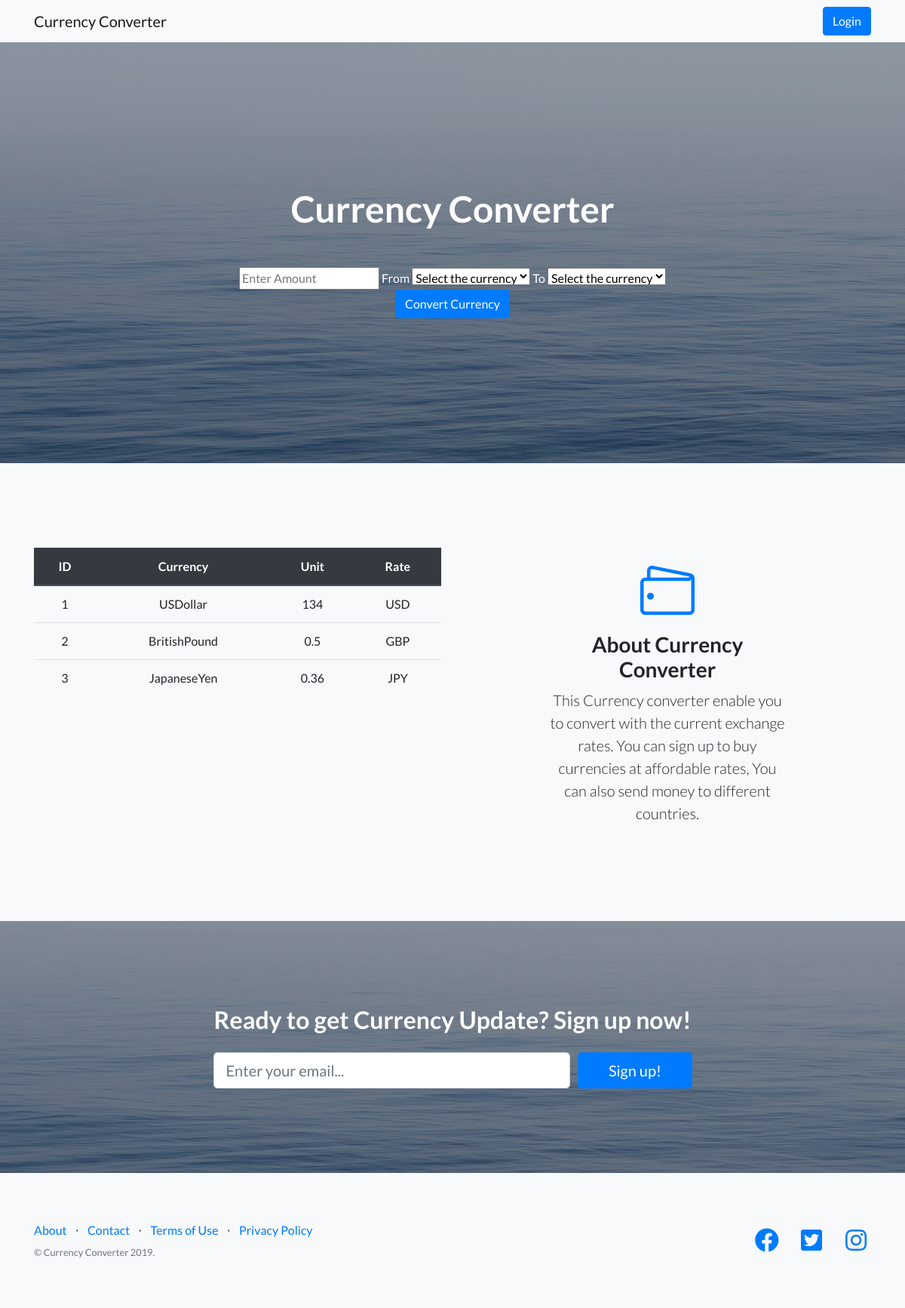
The page / on the database its author committed.
### tables this page shows
CREATE TABLE `currency_money` (
  `id` int(11) NOT NULL,
  `cname` text NOT NULL,
  `amount` double NOT NULL,
  `abb` text NOT NULL,
  `created_date` datetime NOT NULL DEFAULT current_timestamp()
);

### index.php (the view, shortened to what this page needs)
<!DOCTYPE html>
<html lang="en">
<head>
  <link href="vendor/bootstrap/css/bootstrap.min.css" rel="stylesheet">
  <link href="vendor/fontawesome-free/css/all.min.css" rel="stylesheet">
  <link href="vendor/simple-line-icons/css/simple-line-icons.css" rel="stylesheet" type="text/css">
  <link href="css/landing-page.min.css" rel="stylesheet">
</head>
<body>
  <nav class="navbar navbar-light bg-light static-top">
    <div class="container">
      <a class="navbar-brand" href="index.php">Currency Converter</a>
      <a class="btn btn-primary" href="login.php">Login</a>
    </div>
  </nav>
  <header class="masthead text-white text-center">
    <div class="overlay"></div>
    <div class="container">
      <div class="row">
        <div class="col-xl-9 mx-auto">
          <h1 class="mb-5">Currency Converter</h1>
        </div>
        <div class="col-md-10 col-lg-8 col-xl-7 mx-auto">
          <div id="convert_div">
<form method="post"action="convert_currency.php" class="inline-form">
 <input type="text" name="amount" class="" placeholder="Enter Amount"> From
 <select name="convert_from" >
  <option  value="">Select the currency</option>
</select> To
 <select name="convert_to" >
  <option  value="">Select the currency</option>
</select>
 <input class="btn btn-primary" type="submit" name="convert_currency" value="Convert Currency">
</form>
</div>
        </div>
      </div>
    </div>
  </header>
  <section class="features-icons bg-light text-center">
    <div class="container">
      <div class="row">
        <div class="col-lg-6">
          <table class="table">
  <thead class="thead-dark">
    <tr>
      <th scope="col">ID</th>
      <th scope="col">Currency</th>
      <th scope="col">Unit</th>
      <th scope="col">Rate</th>
    </tr>
  </thead>
  <tbody>
    <?php
  include 'database.php';
$data="SELECT * FROM   currency_money  ";
$query=mysqli_query($con,$data);
             while($row=mysqli_fetch_array($query)){
                                    $field1name = $row["id"];
                                    $field2name = $row["cname"];
                                    $field3name = $row["amount"];
                                    $field4name = $row["abb"];
                                    ?>
                                    <tr>
                                              <td><?php echo $field1name; ?></td>
                                              <td><?php echo $field2name; ?></td>
                                               <td><?php echo $field3name; ?></td>
                                                <td><?php echo $field4name; ?></td>
                                          </tr>
                               <?php }?>
  </tbody>
</table>
        </div>
        <div class="col-lg-6">
          <div class="features-icons-item mx-auto mb-5 mb-lg-0 mb-lg-3">
            <div class="features-icons-icon d-flex">
              <i class="icon-wallet  m-auto text-primary"></i>
            </div>
            <h3>About Currency Converter</h3>
            <p class="lead mb-0">This Currency converter enable you to convert with the current exchange rates. You can sign up to buy currencies at affordable rates, You can also send money to different countries.</p>
          </div>
        </div>
      </div>
    </div>
  </section>
  <section class="call-to-action text-white text-center">
    <div class="overlay"></div>
    <div class="container">
      <div class="row">
        <div class="col-xl-9 mx-auto">
          <h2 class="mb-4">Ready to get Currency Update? Sign up now!</h2>
        </div>
        <div class="col-md-10 col-lg-8 col-xl-7 mx-auto">
          <form>
            <div class="form-row">
              <div class="col-12 col-md-9 mb-2 mb-md-0">
                <input type="email" class="form-control form-control-lg" placeholder="Enter your email...">
              </div>
              <div class="col-12 col-md-3">
                <button type="submit" class="btn btn-block btn-lg btn-primary">Sign up!</button>
              </div>
            </div>
          </form>
        </div>
      </div>
    </div>
  </section>
  <footer class="footer bg-light">
    <div class="container">
      <div class="row">
        <div class="col-lg-6 h-100 text-center text-lg-left my-auto">
          <ul class="list-inline mb-2">
            <li class="list-inline-item">
              <a href="#">About</a>
            </li>
            <li class="list-inline-item">&sdot;</li>
            <li class="list-inline-item">
              <a href="#">Contact</a>
            </li>
            <li class="list-inline-item">&sdot;</li>
            <li class="list-inline-item">
              <a href="#">Terms of Use</a>
            </li>
            <li class="list-inline-item">&sdot;</li>
            <li class="list-inline-item">
              <a href="#">Privacy Policy</a>
            </li>
          </ul>
          <p class="text-muted small mb-4 mb-lg-0">&copy; Currency Converter 2019.</p>
        </div>
        <div class="col-lg-6 h-100 text-center text-lg-right my-auto">
          <ul class="list-inline mb-0">
            <li class="list-inline-item mr-3">
              <a href="#">
                <i class="fab fa-facebook fa-2x fa-fw"></i>
              </a>
            </li>
            <li class="list-inline-item mr-3">
              <a href="#">
                <i class="fab fa-twitter-square fa-2x fa-fw"></i>
              </a>
            </li>
            <li class="list-inline-item">
              <a href="#">
                <i class="fab fa-instagram fa-2x fa-fw"></i>
              </a>
            </li>
          </ul>
        </div>
      </div>
    </div>
  </footer>
</body>
</html>

### rows shown on the page
currency_money: id "1", cname "USDollar", amount "134", abb "USD"
currency_money: id "2", cname "BritishPound", amount "0.5", abb "GBP"
currency_money: id "3", cname "JapaneseYen", amount "0.36", abb "JPY"
